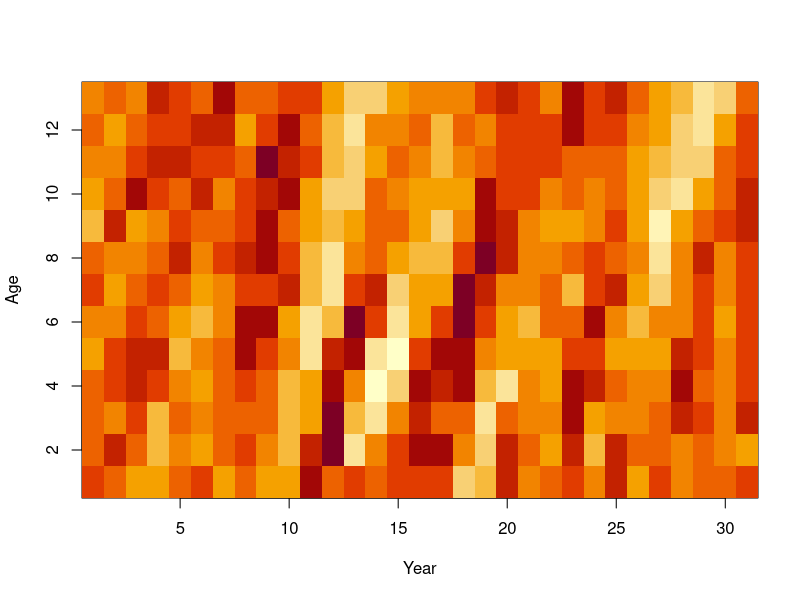

The R source for this figure:
# pcorr_year ->  Correlation for ages within a year
# pcorr_age ->  Correlation for years within an age
make_precision <-
function( n_a,
          n_t,
          pcorr_age,
          pcorr_year,
          pcorr_cohort,
          margvar = 1,
          what = "Q" ){
  
  library(here)
  library(Matrix)
  library(mvtnorm)
  library(tidyverse)

  index = expand.grid( "age"=seq_len(n_a), "year"=seq_len(n_t) )

  i = j = x = NULL
  for( n in 1:nrow(index) ){
    age = index[n,'age']
    year = index[n,'year']
    if( age>1 ){
      i = c( i, n )
      j = c( j, which(index[,'age']==(age-1) & index[,'year']==year) )
      x = c(x, pcorr_year)
    }
    if( year>1 ){
      i = c( i, n )
      j = c( j, which(index[,'age']==age & index[,'year']==(year-1)) )
      x = c(x, pcorr_age)
    }
    if( age>1 & year>1 ){
      i = c( i, n )
      j = c( j, which(index[,'age']==(age-1) & index[,'year']==(year-1)) )
      x = c(x, pcorr_cohort)
    }
  }

  #marg_pcorr_cohort = pcorr_cohort + 2*pcorr_age*pcorr_year
  #condvar = (1 - pcorr_age^2 - pcorr_year^2 - marg_pcorr_cohort^2) * margvar
  condvar = (1 - pcorr_age^2 - pcorr_year^2 - pcorr_cohort^2) * margvar
  #d = NULL
  #for( n in 1:nrow(index) ){
  #  age = index[n,'age']
  #  year = index[n,'year']
  #  if( age==1 & year==1 ){
  #    d = c(d, margvar)
  #  }else if( age==1 & year>1 ){
  #    d = c(d, margvar * (1-pcorr_age^2))
  #  }else if( age>1 & year==1 ){
  #    d = c(d, margvar * (1-pcorr_year^2))
  #  }else{
  #    d = c(d, condvar)
  #  }
  #}

  # Assemble SAR precision
  B = sparseMatrix( i=i, j=j, x=x, dims=rep(n_a*n_t,2) )
  I = sparseMatrix( i=seq_len(n_a*n_t), j=seq_len(n_a*n_t), x=rep(1,n_a*n_t) )
  L = solve(I-B)
  
  # Solve Omega recursively for stationary variance
  d = rep(NA, nrow(index))
  for( n in 1:nrow(index) ){
    if(n==1){
      d[n] = margvar
    }else{
      cumvar = sum(L[n,seq_len(n-1)] * d[seq_len(n-1)] * L[n,seq_len(n-1)])
      d[n] = (margvar-cumvar) / L[n,n]^2
    }
  }
  if(any(d<0)) stop("Check d")
  
  Omega = sparseMatrix( i=seq_len(n_a*n_t), j=seq_len(n_a*n_t), x=d, dims=rep(n_a*n_t,2) )
  Omega_inv = sparseMatrix( i=seq_len(n_a*n_t), j=seq_len(n_a*n_t), x=1/d, dims=rep(n_a*n_t,2) )

  # Eq. 2 from Ver Hoef et al. 2018 "On the relationship between conditional (CAR) and simultaneous (SAR) autoregressive models"
  #Q = tcrossprod(I-t(B))
  #Q = (I-t(B)) %*% (I-B)
  Q = (I-t(B)) %*% Omega_inv %*% (I-B)
  Var = L %*% Omega %*% t(L)

  if(what=="Q") return(Q)
  if(what=="Var") return(Var)
  if(what=="Omega") return(Omega)
  if(what=="dmat") return(matrix(d,nrow=n_a,ncol=n_t))
}

# Explore
n_a = 13
n_t = 31
pcorr_age = 0.
pcorr_year = 0.6
pcorr_cohort = 0.4
# #marg_var = condvar / (1 - pcorr_age^2 - pcorr_year^2 - pcorr_cohort^2)
margvar = 0.01
# margvar * (1 - pcorr_age^2 - pcorr_year^2)

Q = make_precision(n_a, n_t, pcorr_age, pcorr_year, pcorr_cohort, margvar)
Omega = make_precision(n_a, n_t, pcorr_age, pcorr_year, pcorr_cohort, margvar, what="Omega")
D = make_precision(n_a, n_t, pcorr_age, pcorr_year, pcorr_cohort, margvar, what="dmat")
V = solve( Q )
Vdense = as.matrix(V)
matrix( diag(Vdense), nrow=n_a, ncol=n_t ) # Check marginal variance

Y_at = matrix( rmvnorm(n=1, mean=rep(0,n_a*n_t), sigma=Vdense), nrow=n_a, ncol=n_t )
image( y=seq_len(n_a), x=seq_len(n_t), z=t(Y_at), xlab="Year", ylab="Age" )

# Check variance
mean(Y_at^2)

